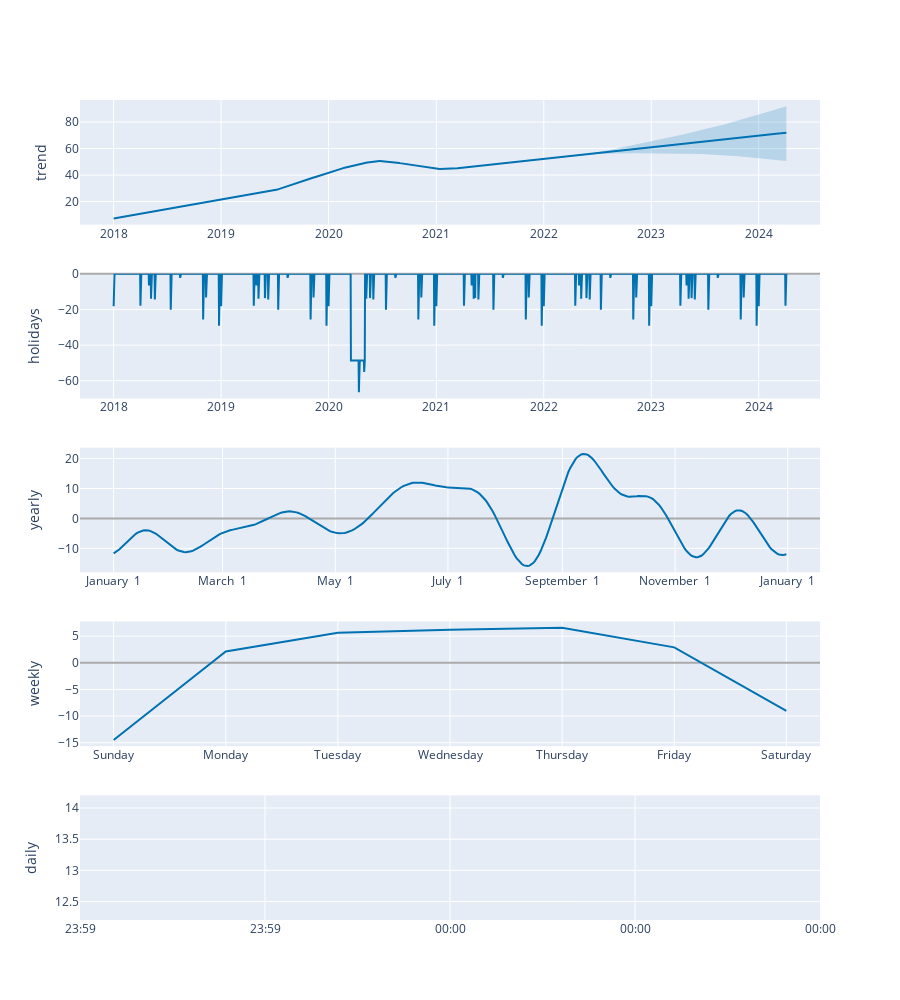

The notebook cell saved with this chart:
### Code cell
fig2=plot_components_plotly(m, forecast)
py.iplot(fig2)

### Figure 1 — Plotly figure (JSON) as saved in the notebook; plotly's stock layout.template omitted (floating-point values rounded to 4 significant figures; data arrays with more than 128 entries replaced by an {"elided": "..."} marker saying what was removed)
{"data": [{"line": {"color": "#0072B2", "width": 2}, "mode": "lines", "name": "trend", "type": "scatter", "x": {"elided": "2286 str values"}, "xaxis": "x", "y": {"elided": "2286 float values"}, "yaxis": "y"}, {"line": {"color": "rgba(0, 114, 178, 0.2)", "width": 0}, "mode": "lines", "name": "trend_upper", "type": "scatter", "x": {"elided": "2286 str values"}, "xaxis": "x", "y": {"elided": "2286 float values"}, "yaxis": "y"}, {"fill": "tonexty", "fillcolor": "rgba(0, 114, 178, 0.2)", "line": {"color": "rgba(0, 114, 178, 0.2)", "width": 0}, "mode": "lines", "name": "trend_lower", "type": "scatter", "x": {"elided": "2286 str values"}, "xaxis": "x", "y": {"elided": "2286 float values"}, "yaxis": "y"}, {"line": {"color": "#0072B2", "width": 2}, "mode": "lines", "name": "holidays", "text": {"elided": "2286 str values"}, "type": "scatter", "x": {"elided": "2286 str values"}, "xaxis": "x2", "y": {"elided": "2286 float values"}, "yaxis": "y2"}, {"line": {"color": "#0072B2", "width": 2}, "mode": "lines", "name": "yearly", "type": "scatter", "x": {"elided": "365 str values"}, "xaxis": "x3", "y": {"elided": "365 float values"}, "yaxis": "y3"}, {"line": {"color": "#0072B2", "width": 2}, "mode": "lines", "name": "weekly", "type": "scatter", "x": ["2017-01-01T00:00:00", "2017-01-02T00:00:00", "2017-01-03T00:00:00", "2017-01-04T00:00:00", "2017-01-05T00:00:00", "2017-01-06T00:00:00", "2017-01-07T00:00:00"], "xaxis": "x4", "y": [-14.48, 2.133, 5.659, 6.222, 6.577, 2.893, -9.007], "yaxis": "y4"}, {"line": {"color": "#0072B2", "width": 2}, "mode": "lines", "name": "daily", "type": "scatter", "x": ["2017-01-01T00:00:00"], "xaxis": "x5", "y": [13.2], "yaxis": "y5"}], "layout": {"height": 1000, "showlegend": false, "width": 900, "xaxis": {"anchor": "y", "domain": [0, 1], "range": ["2017-09-08T18:00:00", "2024-07-27T06:00:00"], "type": "date"}, "xaxis2": {"anchor": "y2", "domain": [0, 1], "range": ["2017-09-08T18:00:00", "2024-07-27T06:00:00"], "type": "date"}, "xaxis3": {"anchor": "y3", "domain": [0, 1], "range": ["2016-12-13T18:54:02.958904115", "2018-01-18T11:04:57.863013581"], "tickformat": "%B %e", "type": "date"}, "xaxis4": {"anchor": "y4", "domain": [0, 1], "range": ["2016-12-31T16:48:00", "2017-01-07T07:12:00"], "tickformat": "%A", "type": "date"}, "xaxis5": {"anchor": "y5", "domain": [0, 1], "range": ["2017-01-01T00:00:00", "2017-01-01T00:00:00"], "tickformat": "%H:%M", "type": "date"}, "yaxis": {"anchor": "x", "domain": [0.848, 1], "rangemode": "normal", "title": {"text": "trend"}, "zerolinecolor": "#AAA"}, "yaxis2": {"anchor": "x2", "domain": [0.636, 0.788], "rangemode": "tozero", "title": {"text": "holidays"}, "zerolinecolor": "#AAA"}, "yaxis3": {"anchor": "x3", "domain": [0.424, 0.576], "title": {"text": "yearly"}, "zerolinecolor": "#AAA"}, "yaxis4": {"anchor": "x4", "domain": [0.212, 0.364], "title": {"text": "weekly"}, "zerolinecolor": "#AAA"}, "yaxis5": {"anchor": "x5", "domain": [0, 0.152], "title": {"text": "daily"}, "zerolinecolor": "#AAA"}}}
